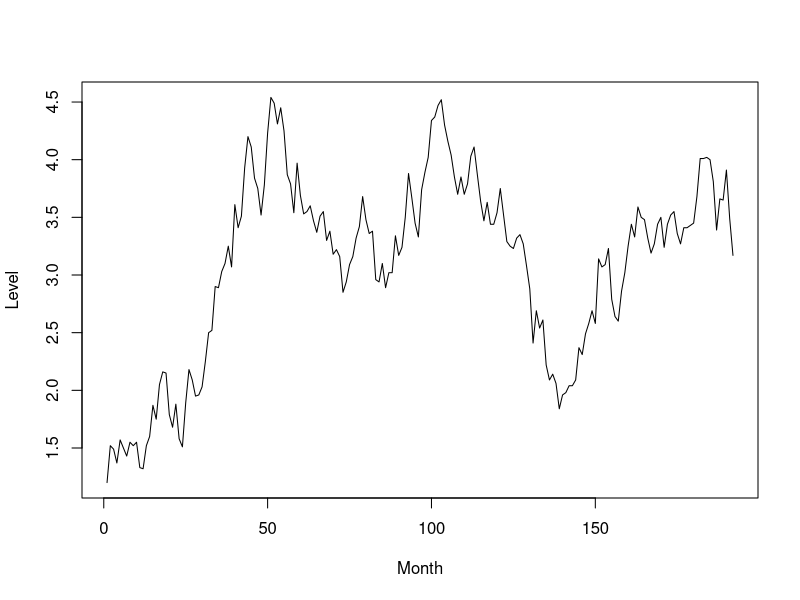
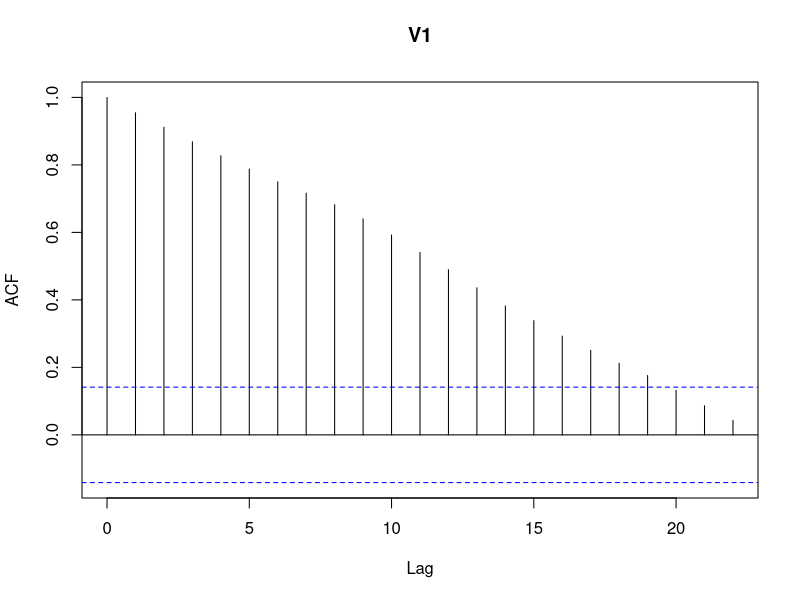
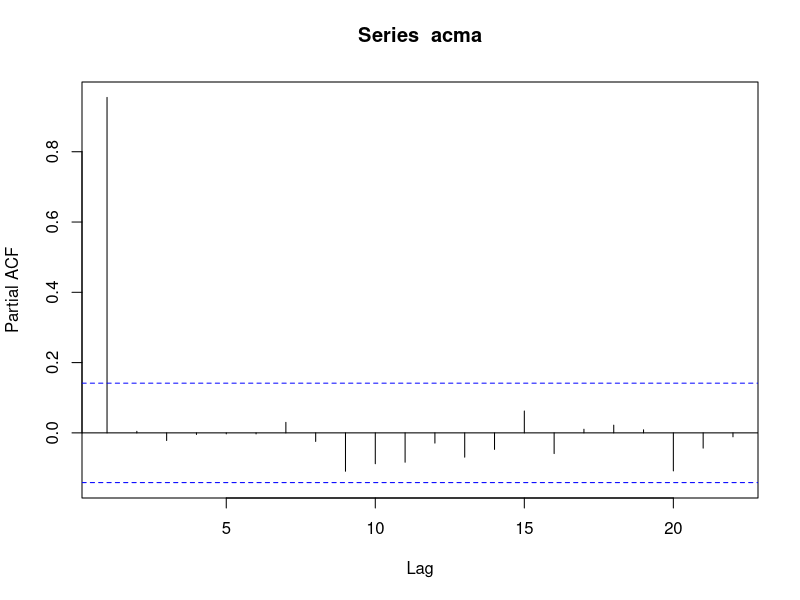
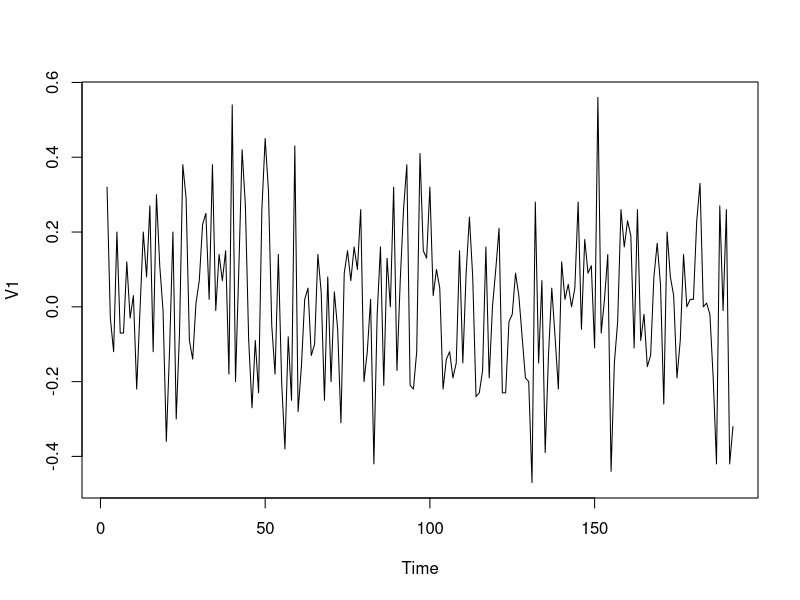
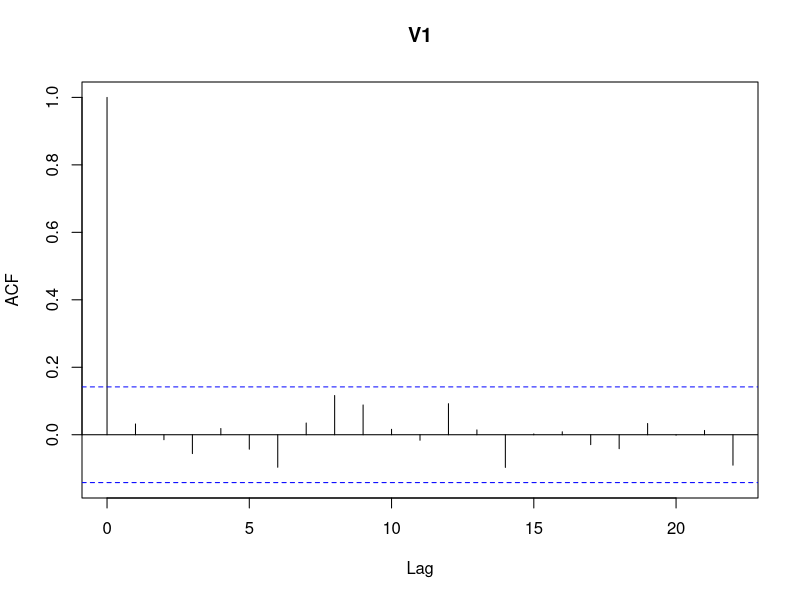
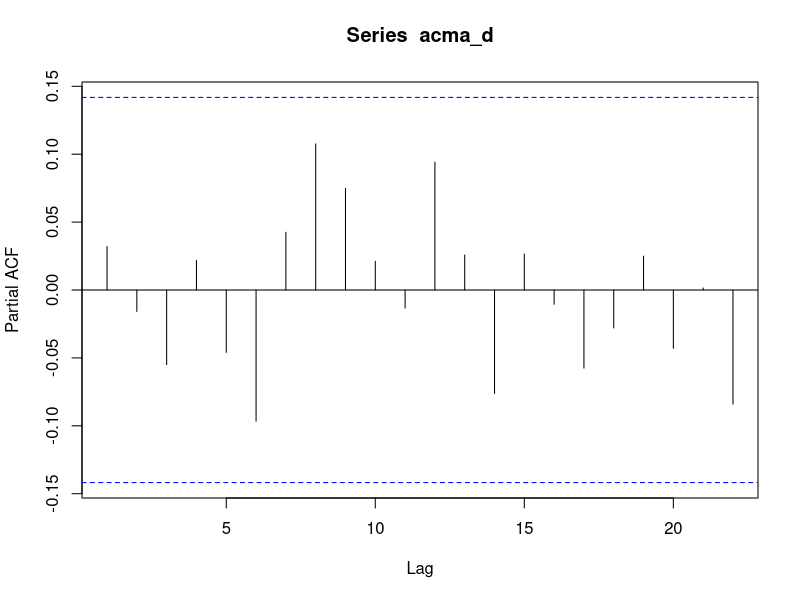

Generate these figures, in order, with R: (Note: this script raises an error after producing the figures.)
acma = read.table("Acma.TXT")
acma <- ts(acma)
plot(acma, xlab = "Month", ylab = "Level")

acf(acma)
pacf(acma)

acma_d = diff(acma)
plot(acma_d)
acf(acma_d)
pacf(acma_d)

mod = arima(acma, order = c(1,0,0))
mod$sigma2

sum(acma_d^2)/length(acma_d)
var(acma_d)
sum(var(acma_d))/length(acma_d)

acma

3.17+1.64*l*0.04066

# 1e)
qnorm(0.05,mean = 0,sd = 1)
qnorm(0.95,mean = 0,sd = 1)




### q2:

dfr = read.csv("dataFraserRiver.csv")
dfr <- dfr[-1]
dat = c()
for (i in 1:99) {
  dat <- c(dat,dfr[i,])
}
dat <- as.numeric(dat)
dat <- data.frame(dat)
dat <- ts(dat)

flow = window(dat, start = 78*12+1, end = 97*12)
flow.test = window(dat, start = 97*12+1)

plot(flow)
acf(flow)
pacf(flow)

mod1 = arima(flow, order = c(1,0,0), seasonal = list(order=c(0,1,0), period = 12))
mod2 = arima(flow, order = c(1,0,0), seasonal = list(order=c(1,1,0), period = 12))
mod3 = arima(flow, order = c(0,0,0), seasonal = list(order=c(1,1,0), period = 12))
mod4 = arima(flow, order = c(2,0,0), seasonal = list(order=c(1,1,0), period = 12))

tsdiag(mod1)
tsdiag(mod2)
tsdiag(mod3)




flow_d = diff(flow, lag = 12)
plot(flow_d)
acf(flow_d)
pacf(flow_d)


library(forecast)
auto.arima(flow)
?auto.arima



## model is AR(1) with alpha = 0.6

# Xt = 0.6Xt-1 + Zt

mod = mod2

pred = predict(mod, 24)

plot(pred$pred, col = "red")
lines(flow.test, col = "blue")

sqrt(mean(pred$pred - flow.test)^2)

sum((flow.test > pred$pred-qnorm(0.975)*pred$se) & (flow.test < pred$pred+qnorm(0.975)*pred$se))
# 22/24 values in 95% confidence interval



